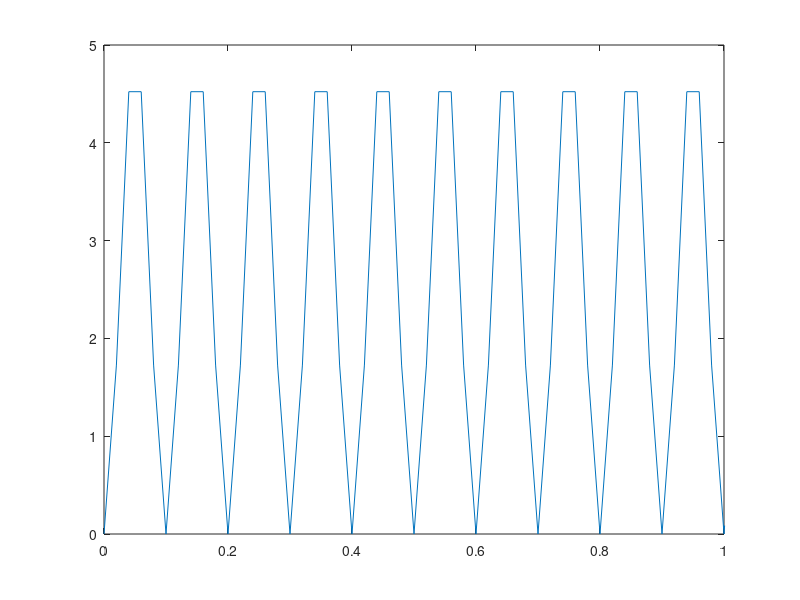

MATLAB code for this plot: (Note: this script raises an error after producing the figure.)
%%%%%%%%%%%%%%%%%%%%%%%%%%%%%%%%%%%%%%%%%%%%%%%
%Jared Ross%
%2-1-2017%
%ENED 1090-004%
%Joni A. Torsella%
%%%%%%%%%%%%%%%%%%%%%%%%%%%%%%%%%%%%%%%%%%%%%%%
%Part D%
Frequency = input('What is the Frequency:');
Period = 1/Frequency;
Time = input('What is the Time Played:');
t = 0:Period/10:Time;
MF = input('What is the Modulated Frequency:');
PO = input('What is the Pascal:');
Psin = PO*sin(2*pi*MF*t).*sin(2*pi*Frequency*t);
plot(t,Psin);
xlabel('Time (s)');
ylabel('Amplitude(N/m^2)');
title('Plotting a simple Sine Wave');
xlim([0  0.019]);
Period = 1/Frequency;
plot(t,Psin);
xlim([0  5/Frequency]);
sampling_rate = 10/Period;
% create audioplayer object from original signal
output_to_speaker = audioplayer(Psin,sampling_rate);   
% listen to original signal through your speaker
playblocking(output_to_speaker); 
fprintf('Frequency is: %i \n',Frequency);
fprintf('Period is: %i \n',Period);
fprintf('Time Played is: %i \n',Time);
fprintf('sampling_rate is: %i \n',sampling_rate);
fprintf('Pascal is: %i %0.1f \n',PO);
fprintf('Moduated Frequency is: %i \n',MF);